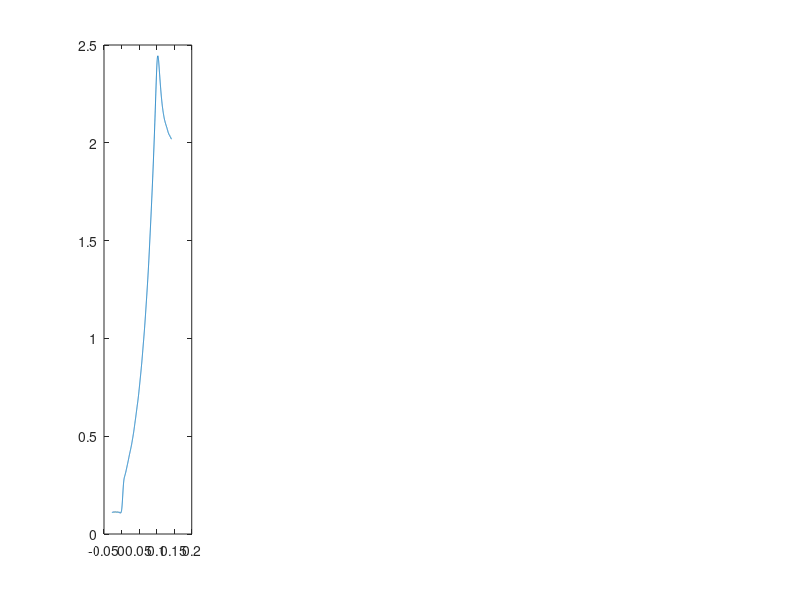

Write MATLAB code to recreate this figure. (Note: this script raises an error after producing the figure.)
%% fig3

clc; clear; close all;
load('sampledata.mat')

%%
D = dir();

figure('Position', [0 0 1000 500])

subplot(2, 5, [1, 6])
plot(sampledata.t, sampledata.F)
ax = gca;

colors1 = interp1([0 6], [199 233 192; 0 68 27], [0:6])/255
colors2 = interp1([0 6], [188 189 220; 63 0 125], [0:6])/255
colors3 = interp1([0 6], [252 146 114; 103 0 13], [0:6])/255

ccount = [1 1 1];

for ii = 1:numel(D)
    if contains(D(ii).name, 'FE')
        expdata = load(D(ii).name);
        subplot(2, 5, 2)
        hold on
        plot(expdata.data.spiketimes, expdata.Sint, ...
            'Color', colors1(ccount(1), :))
        xlim(ax.XAxis.Limits)
        title('Forward Euler')

        subplot(2, 5, 7)
        hold on
        plot(expdata.error.t, expdata.error.sqresid, ...
            'Color', colors1(ccount(1), :))
        xlim(ax.XAxis.Limits)

        subplot(2, 5, [5 10])

        f = find(D(ii).name == '_');
        excstr = D(ii).name(f(3)+5:f(4)-1);
        exc = str2num(excstr);
    
        hold on
        scatter(exc, expdata.error.R2, 32, colors1(ccount(1), :), "filled")
        xlim([0 500])

        ccount(1) = ccount(1) + 1;
    elseif contains(D(ii).name, 'AB2')
        expdata = load(D(ii).name);
        subplot(2, 5, 3)
        hold on
        plot(expdata.data.spiketimes, expdata.Sint, ...
            'Color', colors2(ccount(2), :))
        xlim(ax.XAxis.Limits)
        title('AB2')

        subplot(2, 5, 8)
        hold on
        plot(expdata.error.t, expdata.error.sqresid, ...
            'Color', colors2(ccount(2), :))
        xlim(ax.XAxis.Limits)

        subplot(2, 5, [5 10])

        f = find(D(ii).name == '_');
        excstr = D(ii).name(f(3)+5:f(4)-1);
        exc = str2num(excstr);
    
        hold on
        scatter(exc, expdata.error.R2, 32, colors2(ccount(2), :), "filled")
        xlim([0 500])
        ccount(2) = ccount(2) + 1;
    elseif contains(D(ii).name, 'AB3')
        expdata = load(D(ii).name);
        subplot(2, 5, 4)
        hold on
        plot(expdata.data.spiketimes, expdata.Sint, ...
            'Color', colors3(ccount(3), :))
        xlim(ax.XAxis.Limits)
        title('AB3')

        subplot(2, 5, 9)
        hold on
        plot(expdata.error.t, expdata.error.sqresid, ...
            'Color', colors3(ccount(3), :))
        xlim(ax.XAxis.Limits)

        subplot(2, 5, [5 10])

        f = find(D(ii).name == '_');
        excstr = D(ii).name(f(3)+5:f(4)-1);
        exc = str2num(excstr);
    
        hold on
        scatter(exc, expdata.error.R2, 32, colors3(ccount(3), :), "filled")
        xlim([0 500])

        ccount(3) = ccount(3) + 1;
    else
        continue
    end
end

subplot(2, 5, [1 6])
xlabel('time')
ylabel('s')
title('Original Signal')

subplot(2, 5, 2)
ylabel('$\hat{s}$', 'Interpreter','latex')

subplot(2, 5, 7)
xlabel('time')
ylabel('squared resid.')

subplot(2, 5, 8)
xlabel('time')
subplot(2, 5, 9)
xlabel('time')

subplot(2, 5, [5 10])
xlabel('k_{exc}')
ylabel('R^2')
title('Model Accuracy')

print(['/Users/jacobstephens/Documents/FP_modelresultsfig'], '-depsc2')